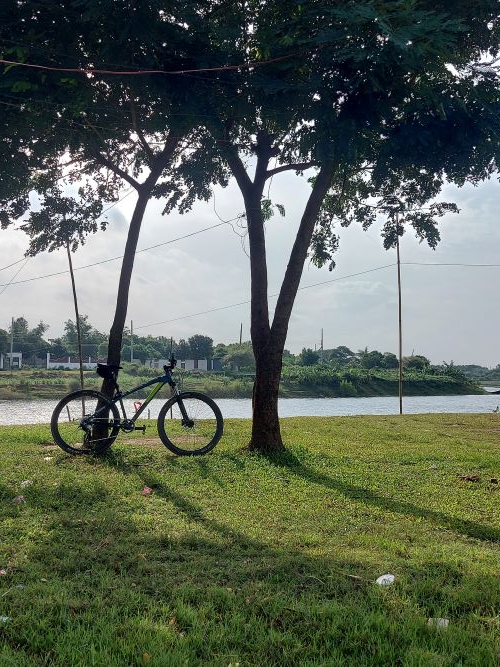
#> input picture Assets/pic1.jpg, 500 x 667 px, found by its file name
$ python 4.flip.py
#> lines starting #> are read from the running program, lines starting #| are printed output that depends on the picture
import cv2 as cv
import numpy as np

img = cv.imread("E:\OpenCv\Assets\pic1.jpg")
#> img is the input picture: shape (667, 500, 3); mean B, G, R 87.5, 101.3, 91.8

flliped = cv.flip(img , -1 )
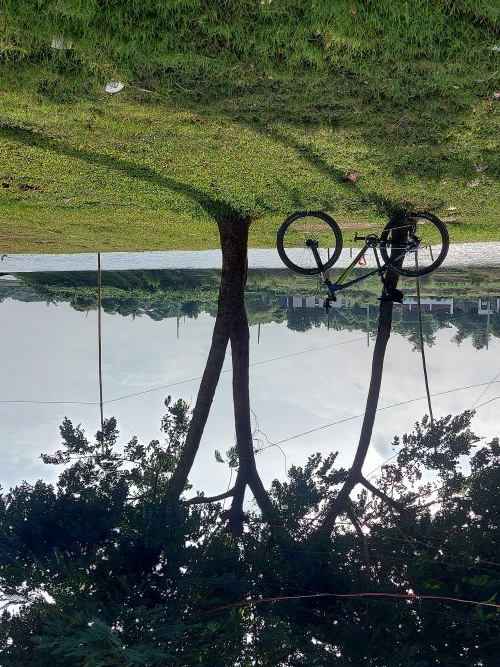
#> flliped: shape (667, 500, 3); mean B, G, R 87.5, 101.3, 91.8

cv.imshow("Flipped", flliped)
cv.waitKey(0)
